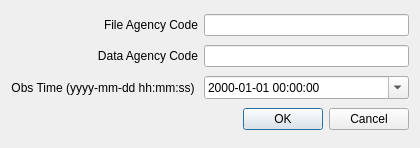
<?xml version="1.0" encoding="UTF-8"?>
<ui version="4.0">
 <class>SinexDialog</class>
 <widget class="QDialog" name="SinexDialog">
  <property name="geometry">
   <rect>
    <x>0</x>
    <y>0</y>
    <width>420</width>
    <height>148</height>
   </rect>
  </property>
  <property name="windowTitle">
   <string>Sinex Metadata</string>
  </property>
  <property name="windowIcon">
   <iconset resource="../ressource.qrc">
    <normaloff>:/gui/html/logo_comp.png</normaloff>:/gui/html/logo_comp.png</iconset>
  </property>
  <layout class="QGridLayout" name="gridLayout">
   <item row="0" column="0">
    <widget class="QLabel" name="label">
     <property name="text">
      <string>File Agency Code</string>
     </property>
     <property name="alignment">
      <set>Qt::AlignRight|Qt::AlignTrailing|Qt::AlignVCenter</set>
     </property>
    </widget>
   </item>
   <item row="1" column="1">
    <widget class="QLineEdit" name="dataAgencyEdit"/>
   </item>
   <item row="0" column="1">
    <widget class="QLineEdit" name="fileAgencyEdit"/>
   </item>
   <item row="1" column="0">
    <widget class="QLabel" name="label_2">
     <property name="text">
      <string>Data Agency Code</string>
     </property>
     <property name="alignment">
      <set>Qt::AlignRight|Qt::AlignTrailing|Qt::AlignVCenter</set>
     </property>
    </widget>
   </item>
   <item row="2" column="0">
    <widget class="QLabel" name="label_3">
     <property name="text">
      <string>Obs Time (yyyy-mm-dd hh:mm:ss) </string>
     </property>
     <property name="alignment">
      <set>Qt::AlignRight|Qt::AlignTrailing|Qt::AlignVCenter</set>
     </property>
    </widget>
   </item>
   <item row="3" column="0" colspan="2">
    <widget class="QDialogButtonBox" name="buttonBox">
     <property name="orientation">
      <enum>Qt::Horizontal</enum>
     </property>
     <property name="standardButtons">
      <set>QDialogButtonBox::Cancel|QDialogButtonBox::Ok</set>
     </property>
     <property name="centerButtons">
      <bool>false</bool>
     </property>
    </widget>
   </item>
   <item row="2" column="1">
    <widget class="QDateTimeEdit" name="obsTimeEdit">
     <property name="maximumDateTime">
      <datetime>
       <hour>21</hour>
       <minute>59</minute>
       <second>59</second>
       <year>9999</year>
       <month>12</month>
       <day>31</day>
      </datetime>
     </property>
     <property name="maximumTime">
      <time>
       <hour>21</hour>
       <minute>59</minute>
       <second>59</second>
      </time>
     </property>
     <property name="displayFormat">
      <string notr="true">yyyy-MM-dd hh:mm:ss</string>
     </property>
     <property name="calendarPopup">
      <bool>true</bool>
     </property>
     <property name="timeSpec">
      <enum>Qt::UTC</enum>
     </property>
    </widget>
   </item>
  </layout>
 </widget>
 <tabstops>
  <tabstop>fileAgencyEdit</tabstop>
  <tabstop>dataAgencyEdit</tabstop>
 </tabstops>
 <resources>
  <include location="../ressource.qrc"/>
 </resources>
 <connections>
  <connection>
   <sender>buttonBox</sender>
   <signal>accepted()</signal>
   <receiver>SinexDialog</receiver>
   <slot>accept()</slot>
   <hints>
    <hint type="sourcelabel">
     <x>248</x>
     <y>254</y>
    </hint>
    <hint type="destinationlabel">
     <x>157</x>
     <y>274</y>
    </hint>
   </hints>
  </connection>
  <connection>
   <sender>buttonBox</sender>
   <signal>rejected()</signal>
   <receiver>SinexDialog</receiver>
   <slot>reject()</slot>
   <hints>
    <hint type="sourcelabel">
     <x>316</x>
     <y>260</y>
    </hint>
    <hint type="destinationlabel">
     <x>286</x>
     <y>274</y>
    </hint>
   </hints>
  </connection>
 </connections>
</ui>
